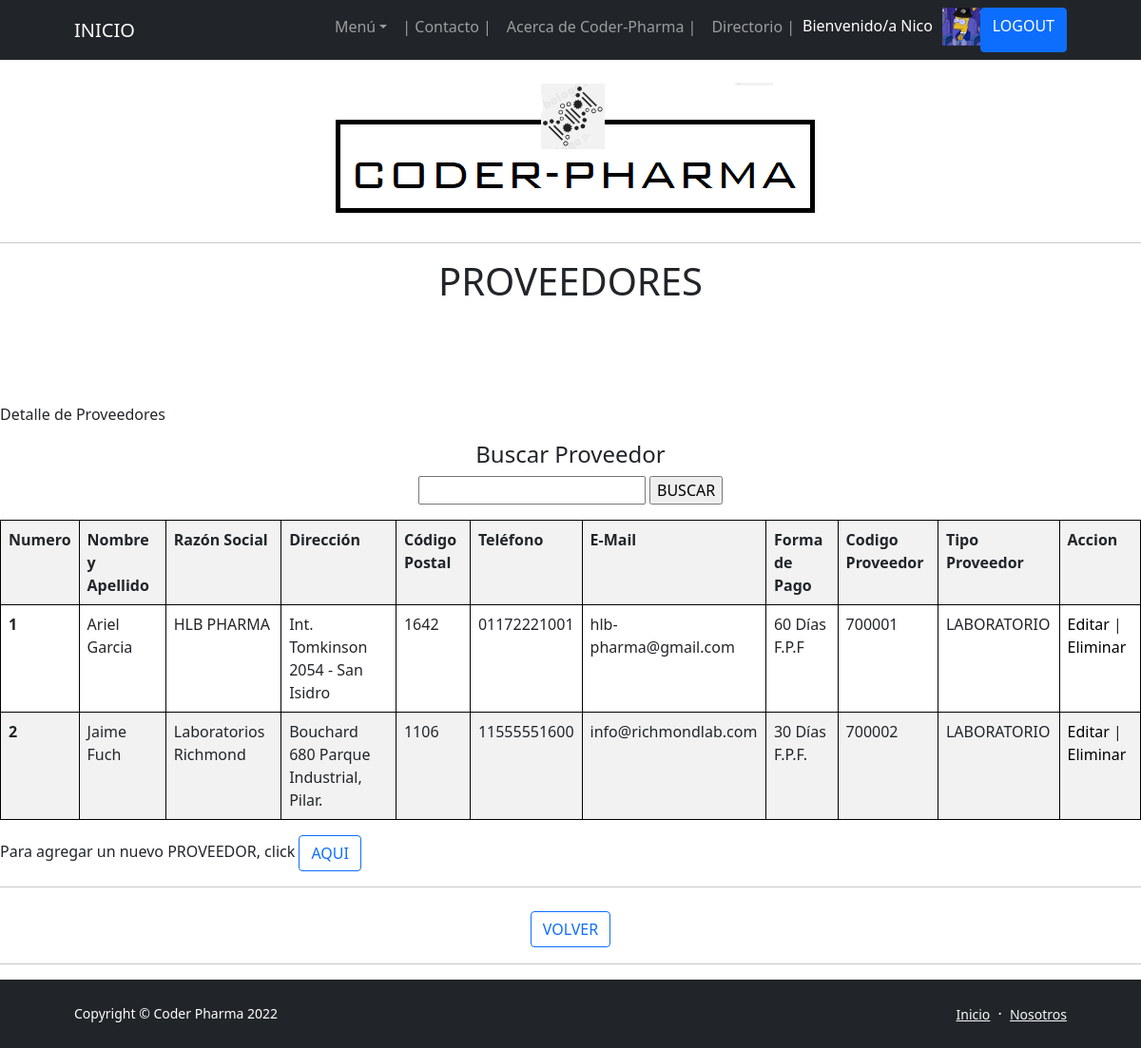
The page /App-Drogueria/Proveedores/ (signed in) on the database its author committed.
### App_DROGUERIA/models.py (models this page shows, shortened)
class PROVEEDORES(models.Model):
    nombre = models.CharField(max_length=50)
    apellido = models.CharField(max_length=50)
    razonSocial = models.CharField(max_length=50)
    direccion = models.CharField(max_length=50)
    codigoPostal = models.IntegerField()
    telefono = models.CharField(max_length=50)
    eMail = models.EmailField(max_length=50)
    form_pago = models.CharField(max_length=50)
    codigo_Proveedor = models.CharField(max_length=50)
    tipo_Proveedor = models.CharField(max_length=50)

### App_DROGUERIA/views.py (the view)
# urls.py: path('Proveedores/', Proveedores, name = "07_Proveedores"),
def Proveedores (request):
    proveedor = PROVEEDORES.objects.all()
    try:
        avatar = Avatar.objects.get(usuario = request.user.id)
        return render(request,"07 - Proveedores.html", {"Proveedores": proveedor, "url": avatar.imagen.url})
    except:
        return render(request,"07 - Proveedores.html", {"Proveedores": proveedor})

### App_DROGUERIA/Templates/07 - Proveedores.html
{% extends '00 - ORIGEN (b).html' %}
{% load static %}
{% block blockname %}
    <body>
        <br>
        <p class="text-center"><img class="img-fluid rounded mb-5 mb-lg-0" src="http://127.0.0.1:8000/media/imagenes/Membrete_Coder-Pharma.png" alt="..." /></p>
        <hr>
        <h1 class="text-center"> PROVEEDORES </h1>
        <br>
        <br>
        <br>
        <br>
        <p> Detalle de Proveedores </p>
        <center>
            <h4 class="text-center"> Buscar Proveedor </h4>
            <form action="{% url '07_BuscarProveedor' %}" method="GET"> {% csrf_token %}
            <p><input type="text" name="nombre">
            <input type="submit" value="BUSCAR">
            </p>
            <table class="table table-striped">
                <tr>
                    <th>Numero</th>
                    <th>Nombre y Apellido </th>
                    <th>Razón Social</th>
                    <th>Dirección</th>
                    <th>Código Postal</th>
                    <th>Teléfono</th>
                    <th>E-Mail</th>
                    <th>Forma de Pago</th>
                    <th>Codigo Proveedor</th>
                    <th>Tipo Proveedor</th>
                    <th>Accion</th>
                </tr>
                {% for proveedor in Proveedores %}
                <tr>
                    <th scope="row">{{forloop.counter}}</th>
                    <td>{{proveedor.nombre}} {{proveedor.apellido}}</td>
                    <td>{{proveedor.razonSocial}}</td>
                    <td>{{proveedor.direccion}}</td>
                    <td>{{proveedor.codigoPostal}}</td>
                    <td>{{proveedor.telefono}}</td>
                    <td>{{proveedor.eMail}}</td>
                    <td>{{proveedor.form_pago}}</td>
                    <td>{{proveedor.codigo_Proveedor}}</td>
                    <td>{{proveedor.tipo_Proveedor}}</td>
                    <td>
                        <a style="color: black; text-decoration: none" href="{% url '07_EditaProveedor' proveedor.id %}">Editar</a> |
                        <a style="color: black; text-decoration: none" href="{% url '07_EliminaProveedor' proveedor.id %}">Eliminar</a>
                    </td>
                </tr>
                {% endfor %}
            </table>
        </center>
        <p> Para agregar un nuevo PROVEEDOR, click  <a style="text-decoration: none;"  href="{% url '07_AgregaProveedor' %}" class="btn btn-outline-primary"> AQUI </a> </p>
        <hr>
        <h1 class="text-center"><a href="{% url '04_AcercadeCoderPharma' %}" class="btn btn-outline-primary" disabled> VOLVER</a></h1>
        <hr>
    </body>
</html>
{% endblock blockname %}

### App_DROGUERIA/Templates/00 - ORIGEN (b).html (shortened to what this page needs)
<!DOCTYPE html>
<html lang="es">
    <head>
        {% load static %}
        <link href="https://cdn.jsdelivr.net/npm/bootstrap-icons@1.5.0/font/bootstrap-icons.css" rel="stylesheet" />
        <link href="{% static 'css/styles.css' %}" rel="stylesheet" />
        <link href="css/styles.css" rel="stylesheet" />
    </head>
    <body class="d-flex flex-column h-100">
        <main class="flex-shrink-0">
            <nav class="navbar navbar-expand-lg navbar-dark bg-dark">
                <div class="container px-5">
                    <a class="navbar-brand" href="{% url '01_Inicio' %}">INICIO</a>
                    <div class="collapse navbar-collapse" id="navbarSupportedContent">
                        <ul class="navbar-nav ms-auto mb-2 mb-lg-0">
                            <li class="nav-item dropdown">
                                <a class="nav-link dropdown-toggle" id="navbarDropdownBlog" href="#" role="button" data-bs-toggle="dropdown" aria-expanded="false">Menú</a>
                            </li>
                            <li class="nav-item"><a class="nav-link" href="{% url '09_Contacto' %}"> | Contacto | </a></li>
                            <li class="nav-item"><a class="nav-link" href="{% url '04_AcercadeCoderPharma' %}">Acerca de Coder-Pharma | </a></li>
                            <li class="nav-item"><a class="nav-link" href="{% url '05_Directorio' %}">Directorio | </a></li>
                            {% if user.is_authenticated %}
                                <p style="color: rgb(255, 255, 255); text-decoration: none; margin-right: 10px; margin-top: 7px;">Bienvenido/a {{user.username}}  </p>
                                <img src="{{ url }}" height="40px" alt="Avatar">
                                <li class="btn btn-primary" disabled ><a style="color: rgb(255, 255, 255); text-decoration: none" href="{% url '11_Logout' %}">LOGOUT</a></li>
                            {% else %}
                                <li class="btn btn-primary" disabled ><a style="color: rgb(255, 255, 255); text-decoration: none" href="{% url '09_Login' %}">LOGIN</a></li>
                            {% endif %}
                        </ul>
                    </div>
                </div>
            </nav>
            {% block blockname %}
            {% endblock blockname %}
        <footer class="bg-dark py-4 mt-auto">
            <div class="container px-5">
                <div class="row align-items-center justify-content-between flex-column flex-sm-row">
                    <div class="col-auto"><div class="small m-0 text-white">Copyright &copy; Coder Pharma 2022</div></div>
                    <div class="col-auto">
                        <a class="link-light small" href="{% url '01_Inicio' %}">Inicio</a>
                        <span class="text-white mx-1">&middot;</span>
                        <a class="link-light small" href="{% url '05_Directorio' %}">Nosotros</a>
                    </div>
                </div>
            </div>
        </footer>
    </body>
</html>

### App_DROGUERIA/Templates/00 - ORIGEN (b).html (style rules this page uses)
table, th, td { border: 1px solid black; }

### rows shown on the page
PROVEEDORES: nombre "Ariel", apellido "Garcia", razonSocial "HLB PHARMA", direccion "Int. Tomkinson 2054 - San Isidro", codigoPostal "1642", telefono "01172221001", eMail "hlb-pharma@gmail.com", form_pago "60 Días F.P.F", codigo_Proveedor "700001", tipo_Proveedor "LABORATORIO"
PROVEEDORES: nombre "Jaime", apellido "Fuch", razonSocial "Laboratorios Richmond", direccion "Bouchard 680 Parque Industrial, Pilar.", codigoPostal "1106", telefono "11555551600", eMail "info@richmondlab.com", form_pago "30 Días F.P.F.", codigo_Proveedor "700002", tipo_Proveedor "LABORATORIO"

### other values the page prints
{{ user.username }} "Nico"
